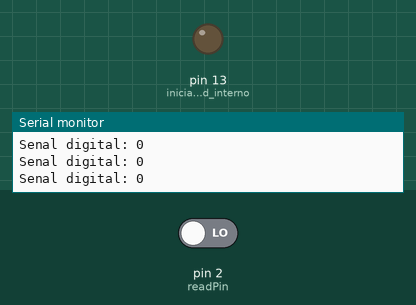
Bench run of a sketch on a simulated Arduino Uno, built with avr-gcc and run on an emulated ATmega328P. Shown: output pins drawn as LEDs (lit = HIGH), the last lines printed to the serial monitor. The inputs (shaded band) are chosen by the test bench; at power-on: pin 2 (readPin) LOW.

Above: at 1.2 s.
1.3 s: pin 2 (readPin) driven HIGH
At 2.1 s:
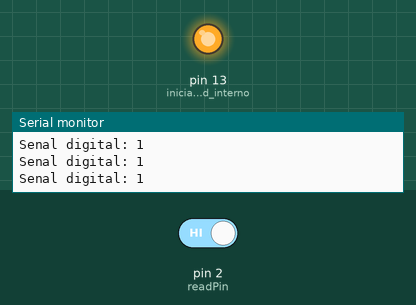
2.8 s: pin 2 (readPin) driven LOW
At 3.2 s:
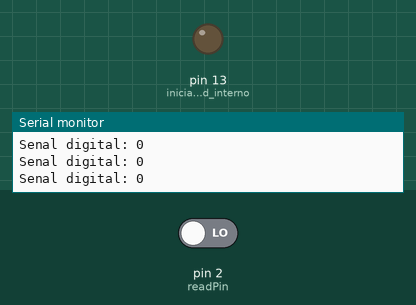
Timing chart, 0 to 5.8 s (numbered marks = the images above; inputs shaded):
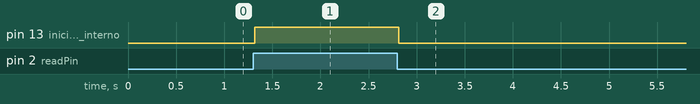

The sketch:

Tutorial4-Lectura_digital.ino
```cpp
/*
*  Input Digital
*   Ahora vamos a ver cómo tomar mediciones digitales.
*   La electricidad tiene varios componentes que la
*   caracterizan (voltaje y corriente) pero lo que es
*   más sencillo de medir es el voltaje. Casi siempre,
*   cuando hablamos de medir algo eléctrico, hablamos
*   de medir su voltaje.
*
*   Los circuitos electrónicos tienen 2 grandes ramas.
*   La analógica, donde los voltajes pueden variar libremente.
*   Como arduino puede generar voltajes entre 0 y +5 voltios,
*   un circuito analógico de Arduino tendría voltajes entre 0 y 5.
*   Puede ser 0, 5, 3.3, 4.8, 1.25 o cualquier valor en el medio.
*   Ya veremos cómo tratar con estas situaciones más adelante, pero
*   para darles una idea de la problemática que puede tener trabajar
*   con circuitos analógicos con microcontroladores es que estos son
*   inherentemente digitales.
*
*   Un circuito digital tiene solo dos
*   voltajes posibles: + y -, positivo y negativo, si y no. Como
*   Arduino trabaja entre 0V y +5V, una señal de sí, positiva, prendiada,
*   etc. es da cuando el voltaje es 5V. Por el contrario, una señal negativa,
*   apagada, de no se da cuando el voltaje es 0 (o está a tierra)
*   Ya lo vimos con el LED, que era una situación digital. Sólo
*   había 2 valores, si y no, apagado y prendido. Si prestaron atención
*   recordarán que la función para prender y apagar el LED se llamaba
*   digitalWrite (escritura digital), que es un nombre muy apropiado,
*   dado que es un paradigma digital!
*
*   Ahora veremos cómo medir una señal digital, que como vimos
*   puede ser si o no. O sea que lo que vamos a recibir es un valor
*   verdadero/falso (un bool) ya que sólo hay dos posibles estados.
*   La señal la haremos llegar a un pin que configuraremos cono entrada
*   (INPUT). Lógicamente, si recive +5V, será verdadera y si recibe 0V
*   (está conectada a tierra) será negativa. Luego pueden probar de
*   conectar directamente el pin a positivo y negativo (5V y GND) del
*   Arduino (quê pasa si lo conetcamos a 3.3V?)
*
*   El circuito que armamos es, básicamente, un interruptor. Cuando
*   está hacia la izquierda, el positivo está desconectado de todo, por
*   lo que el cable verde para a través de la resistencia hasta el negativo.
*   Ignorando por un segundo la resistencia (que podemos ahora considerarla
*   un cable normal), lo que estamos haaciendo es conectar el pin a la tierra.
*   Lo que pasará entonces cuando el interruptor esté a la izquierda y desconecte
*   el positivo, es que llegará señal negativa y leeremos una señal digital de falso.
*   Por otro lado, si cambiamos el interruptor hacia la derecha, conectando
*   el positivo al cable verde (como la tierra está conectada a través de una
*   resistencia grande y por lo tanto pasará poca corriente), la señal positiva
*   predomirará por sobre la negativa y finalmente leeremos en el pin una señal
*   digital verdadera. La lectura se ve en el monitor serie
*
*   Si no entendieron por qué la seńal positiva predomina por sobre la negativa,
*   no se preocupen. En la práctica es como si conectáramos el pin al positivo
*   directamente, o el pin al negativo directamente. Si conectamos a postivo
*   leeremos veraddero y si conectamos a negativo leeremos falso. Si quieren saber
*   exactamente por qué el circuito funciona de esta manera pregúntenme en clase :)
*/

const byte readPin = 2; // declaramos una variable global para el pin de lectura

void setup()
{
  Serial.begin(9600); // iniciamos el monitor serie
  pinMode(readPin, INPUT); // indicamos que readPin es de entrada
  pinMode(LED_BUILTIN, OUTPUT); // iniciamos el led interno del Arduino como salida (muchos Arduinos tienen un led interno conectado como el circuito que ya vieron para el LED y está conectado a un pin que se llama LED_BUILTIN, que es el 13. Podemos usarlo como cualquier LED, pero es más sencillo porque ya está conectado)
}

void loop()
{
  bool read = digitalRead(readPin); // con la función digitalRead podemos leer una señal digital en el pin especificado. Guardamos el resultado en una variable bool (verdadero/falso)
  digitalWrite(LED_BUILTIN, read); // copiamos el estado de la señal en el led interno del Arduino
  Serial.print("Senal digital: ");
  Serial.println(read); // escribimos la señal en el monitor serie. Aparecerá como 1 para verdadero y 0 para falso (esto tiene que ver con cómo se representan los valores bool en la memoria)
}
```

Measured:
- after the input at 1.3 s, pin 13 (iniciamos_el_led_interno): LOW → HIGH at once
- after the input at 2.8 s, pin 13 (iniciamos_el_led_interno): HIGH → LOW at once
